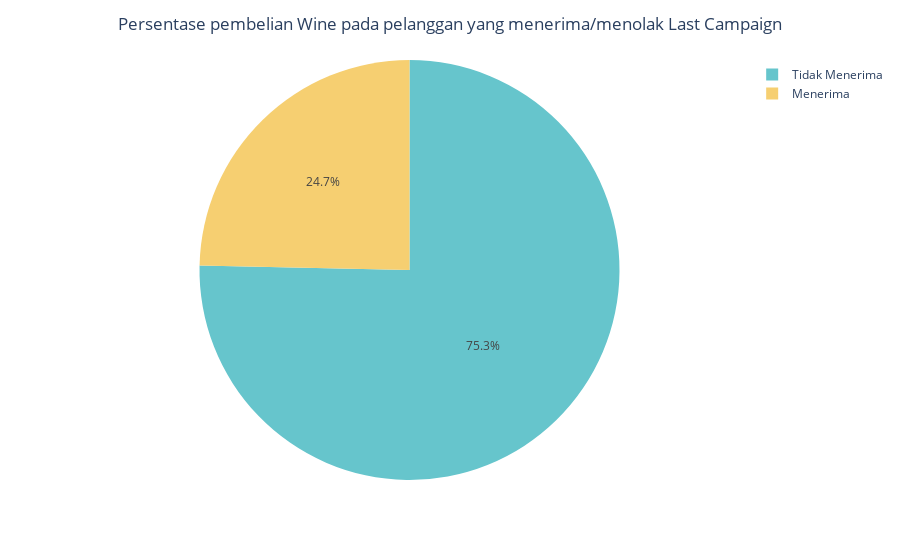

Source (notebook cell):
### Markdown cell above
* Total Pembelian Wine pada pelanggan yang `menerima` dan `tidak menerima` Last_Campaign

### Code cell
campaign_received = df[df['Last_Campaign'] == 1]

campaign_not_received = df[df['Last_Campaign'] == 0]

total_pembelian_received = campaign_received['Wines'].sum()
total_pembelian_not_received = campaign_not_received['Wines'].sum()

data = pd.DataFrame({
    'Status Campaign': ['Menerima', 'Tidak Menerima'],
    'Total Pembelian Wines': [total_pembelian_received, total_pembelian_not_received]
})

pie_chart = px.pie(
    data,
    values='Total Pembelian Wines',
    names='Status Campaign',
    color_discrete_sequence=px.colors.qualitative.Pastel
)

pie_chart.update_layout(title_text='Persentase pembelian Wine pada pelanggan yang menerima/menolak Last Campaign', title_x=0.5)

pie_chart.show()

### Figure 1 — Plotly figure (JSON) as saved in the notebook; plotly's stock layout.template omitted (floating-point values rounded to 4 significant figures)
{"data": [{"domain": {"x": [0, 1], "y": [0, 1]}, "hovertemplate": "Status Campaign=%{label}<br>Total Pembelian Wines=%{value}<extra></extra>", "labels": ["Menerima", "Tidak Menerima"], "legendgroup": "", "name": "", "showlegend": true, "type": "pie", "values": [167903, 512904]}], "layout": {"legend": {"tracegroupgap": 0}, "margin": {"t": 60}, "piecolorway": ["rgb(102, 197, 204)", "rgb(246, 207, 113)", "rgb(248, 156, 116)", "rgb(220, 176, 242)", "rgb(135, 197, 95)", "rgb(158, 185, 243)", "rgb(254, 136, 177)", "rgb(201, 219, 116)", "rgb(139, 224, 164)", "rgb(180, 151, 231)", "rgb(179, 179, 179)"], "title": {"text": "Persentase pembelian Wine pada pelanggan yang menerima/menolak Last Campaign", "x": 0.5}}}
